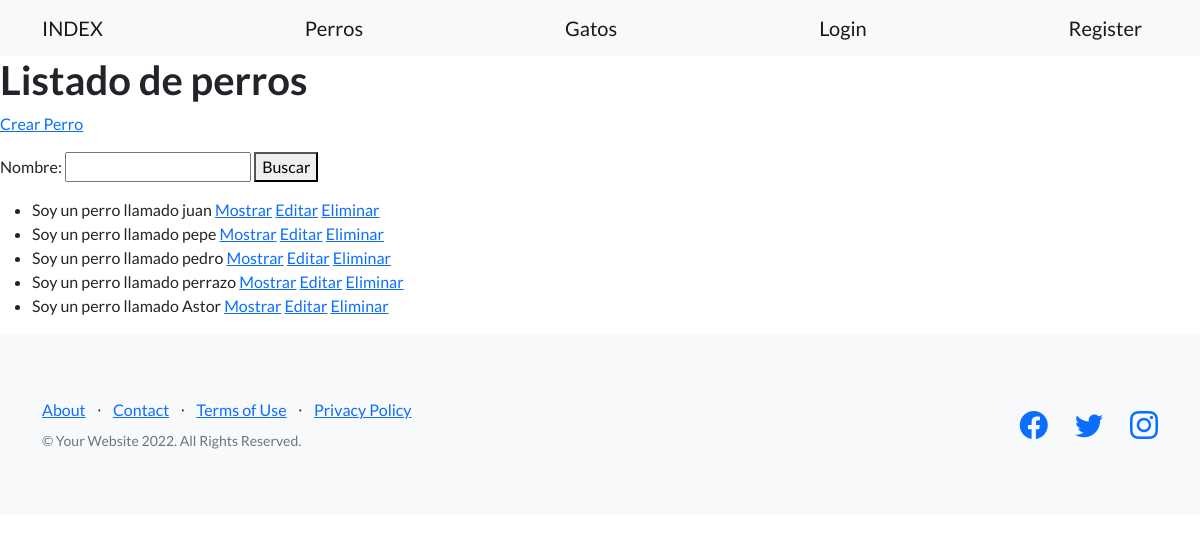
Page /perros/ on the earlier database version.
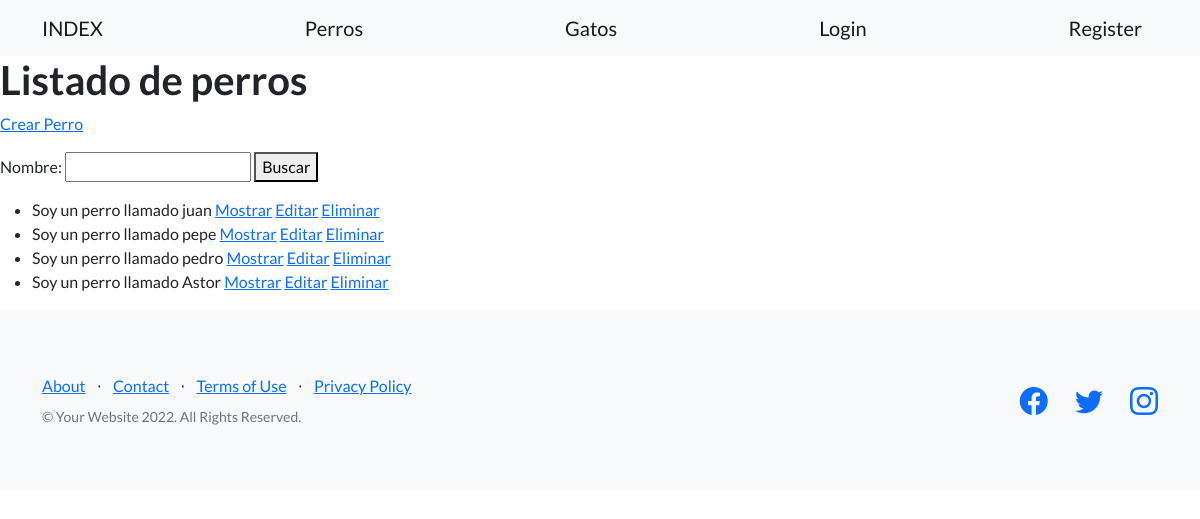
Same page on the later database version.
### desafio/models.py (models this page shows)
class Perro(models.Model):
    nombre = models.CharField(max_length=30)
    edad = models.IntegerField()
    fecha_creacion = models.DateTimeField(null=True)
    def __str__(self):
        return f"Soy un perro llamado {self.nombre}"

### desafio/views.py (the view)
# urls.py: path('perros/', listado_perros, name= "listado_perros"),
def listado_perros(request):
    nombre_de_busqueda = request.GET.get("nombre")
    if nombre_de_busqueda:
        listado_perros = Perro.objects.filter(nombre__icontains=nombre_de_busqueda)   #el __incontains es para poner que lo contenga
    else:
        listado_perros = Perro.objects.all()
    form = BusquedaPerro()
    return render(request,"perro/listado_perros.html", {"listado_perros": listado_perros, "form": form})

### desafio/forms.py
class BusquedaPerro(forms.Form):
    nombre = forms.CharField(max_length=30, required=False)

### Templates/perro/listado_perros.html (shortened to what this page needs)
{% extends 'base.html' %}
{% block texto_header %}
<h1>Listado de perros</h1>
{% endblock texto_header %}
{% block despues_del_header %}
<p>
    <a href={% url 'crear_perro' %}>Crear Perro</a>
</p>
<p>
    <form action={% url 'listado_perros' %}>
        {{form}}
        <button>Buscar</button>
</p>
<p>
    {% if listado_perros %}
    <ul>
        {% for perro in listado_perros%}
        <li> {{perro}}
            <a href={% url 'mostrar_perro' perro.id %}>Mostrar</a>
            <a href={% url 'editar_perro' perro.id %}>Editar</a>
            <a href={% url 'eliminar_perro' perro.id %}>Eliminar</a>
        </li>
        {% endfor %}
    </ul>
    {% else %}
       <p> No se encontraron datos. </p>
    {% endif %}
</p>
{% endblock despues_del_header %}

Differences in the rows shown:
removed Perro: nombre "Soy un perro llamado perrazo"
